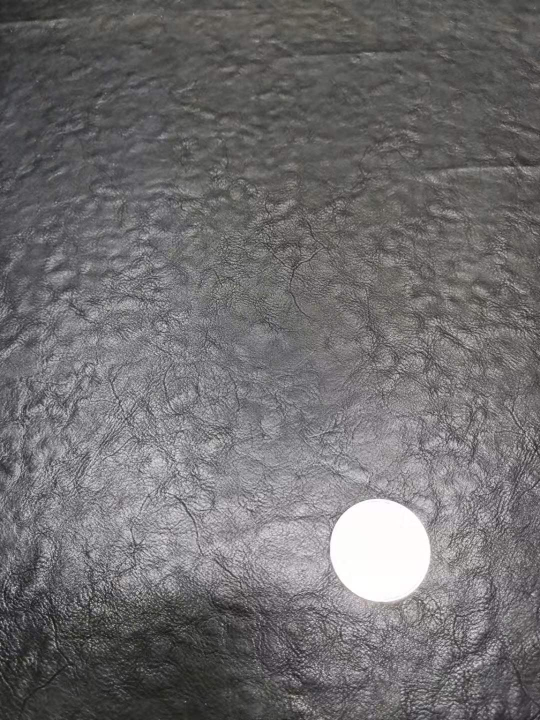
#> input picture Include/coin-2 (1).jpg, 1080 x 1440 px (shown at 1/2 size)
$ python -i crop_coin.py   (imports and definitions only)   (older library calls are emulated)
#> lines starting #> are read from the running program, lines starting #| are printed output that depends on the picture; after the words box and inside, x2 and y2 are one past the last pixel; in counts of white or black regions, pixels touching at a corner belong together
#> further down, picture is the input picture: shape (1440, 1080, 3); mean B, G, R 111.1, 109.5, 111.5
import cv2
import numpy as np
import copy

def crop_coin_above(image):
    h, w = image.shape[:2]
    reSize = cv2.resize(image, (int(w / 2), int(h / 2)), interpolation=cv2.INTER_CUBIC)#将轮廓缩小一倍
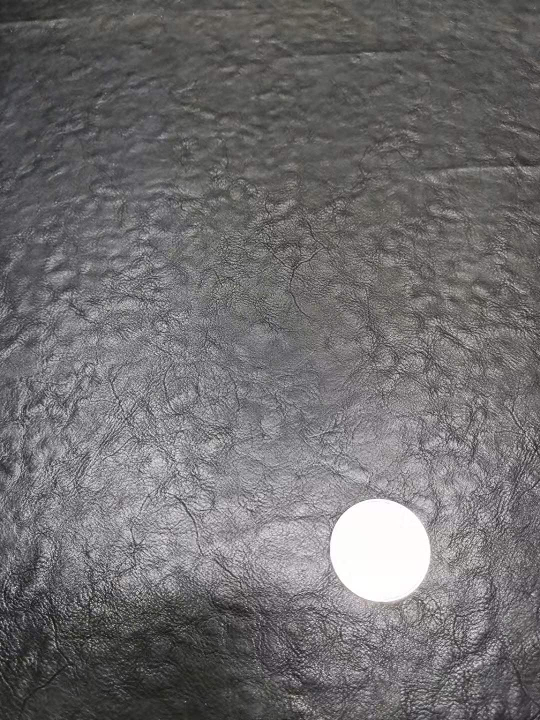
#> reSize: shape (720, 540, 3); mean B, G, R 111.1, 109.5, 111.5
    blurred = cv2.medianBlur(reSize, 19)#中值滤波
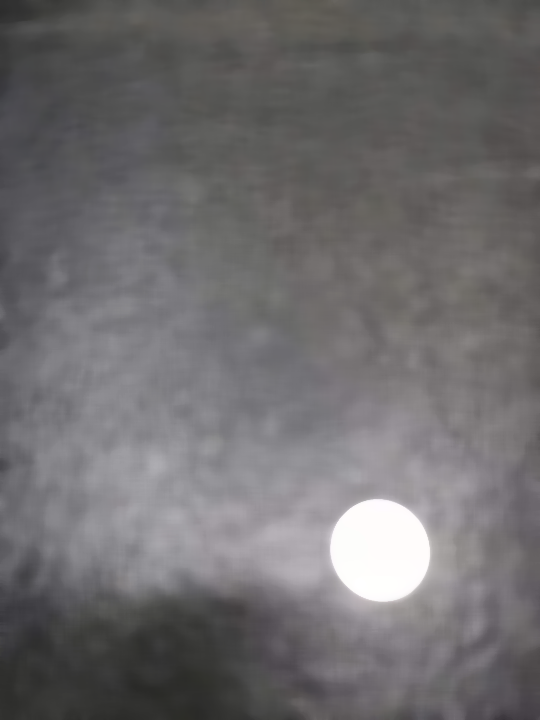
#> blurred: shape (720, 540, 3); mean B, G, R 110, 108.4, 110.4
    blurred = cv2.GaussianBlur(blurred, (11, 11), 0)#高斯滤波
    gray = cv2.cvtColor(blurred, cv2.COLOR_BGR2GRAY)
    gradx = cv2.Sobel(gray, cv2.CV_16SC1, 1, 0)
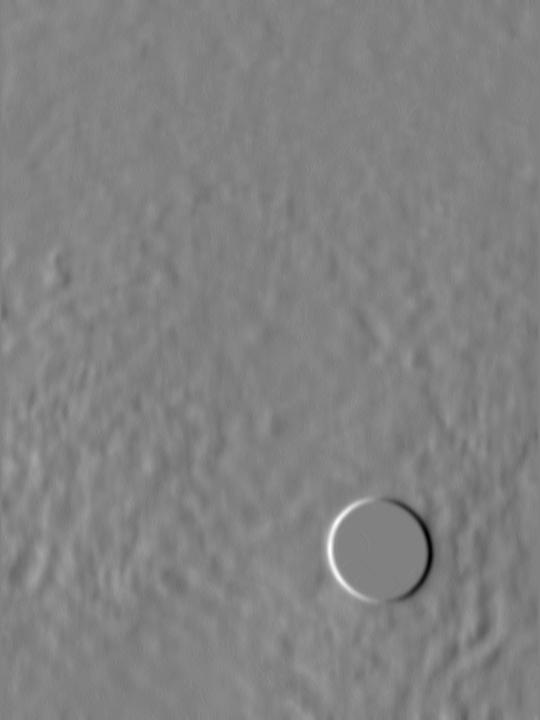
#> gradx: shape (720, 540) int16; min -108, max 104, mean 0.2; drawn with min black and max white
    grady = cv2.Sobel(gray, cv2.CV_16SC1, 0, 1)
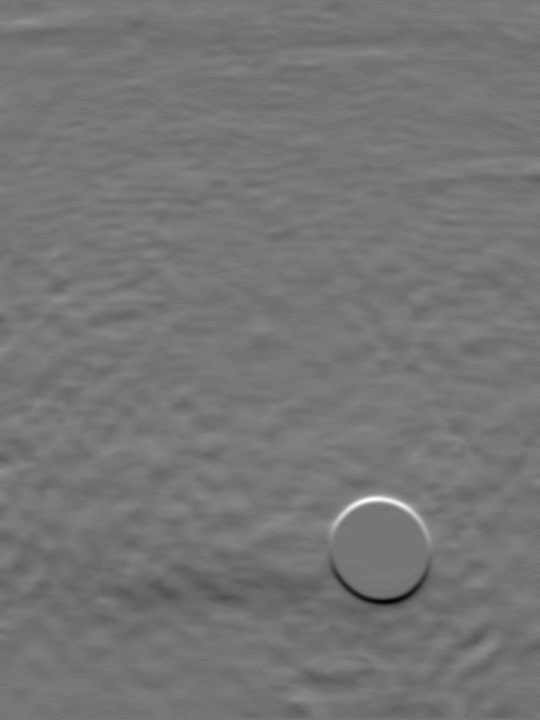
#> grady: shape (720, 540) int16; min -112, max 130, mean -0.2; drawn with min black and max white
    edge_output = cv2.Canny(gradx, grady, 50, 150)#获取硬币的轮廓特征
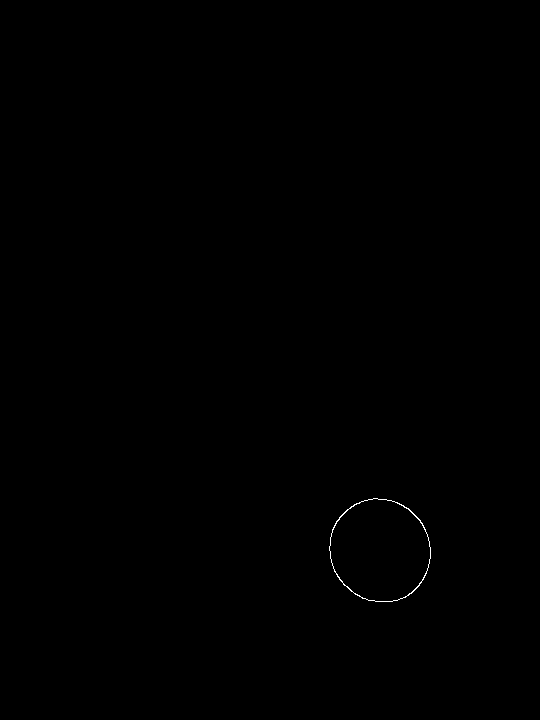
#> edge_output: shape (720, 540); 0.09% white in thin lines or dots, all inside (x1, y1, x2, y2) = (329, 498, 431, 602)

    #获取所有的外轮廓
    contours, hierarchy = cv2.findContours(edge_output, cv2.RETR_EXTERNAL, cv2.CHAIN_APPROX_SIMPLE)
#> contours = 1 contour; box (x1, y1, x2, y2) and area: (329, 498, 431, 602) 8154
    #如果没有轮廓直接输出原图
    if len(contours) == 0:
        return image, 0

    area = []  # 设置一个存放面积的空列表
    for i in range(len(contours)):
        area.append(cv2.contourArea(contours[i]))
#> this loop made 1 pass
#> after the loop, area = [8153.5]
        # 将每个轮廓的面积依次写入列表

    for x in range(len(contours)):
        max_idx = np.argmax(area)
        cnt = contours[max_idx]
        leftmost = tuple(cnt[cnt[:, :, 0].argmin()][0])
        rightmost = tuple(cnt[cnt[:, :, 0].argmax()][0])
        topmost = tuple(cnt[cnt[:, :, 1].argmin()][0])
        bottommost = tuple(cnt[cnt[:, :, 1].argmax()][0])
        h = bottommost[1] - topmost[1]
        w = rightmost[0] - leftmost[0]
        bili1 = h / w
        bili2 = w / h
        if bili1 > 0.5 and bili2 > 0.5:
            continue
        else:
            del area[int(max_idx)]
#> this loop made 1 pass
#> (max_idx, leftmost, rightmost, topmost, bottommost, h, w, bili1) on pass 1: (0, (329, 546), (430, 558), (373, 498), (375, 601), 103, 101, 1.02)
    # 遍历剩余的所有轮廓
    # 通过计算轮廓的宽高比例，获得轮廓近似为正方形或圆形的图片
    # 将轮廓为正方形和圆形的保留在轮廓列表中，其余删除
    if len(area) == 0:
        return img, 0

    max_idx = np.argmax(area)
    cnt = contours[max_idx]
#> cnt = contour of 140 points, box (x1, y1, x2, y2) (329, 498, 431, 602), area 8154

    M = cv2.moments(cnt)
#> M = moments, m00 8153.5, centre m10/m00, m01/m00 = (379.7, 550)
    #moments的到轮廓的一些特征 返回为一个字典 M["m00"]表示轮廓面积
    cX = int(2 * M["m10"] / M["m00"])
#> cX = 759
    cY = int(2 * M["m01"] / M["m00"])
#> cY = 1099
    #获得需要去截取轮廓的重心

    topmost = tuple(cnt[cnt[:, :, 1].argmin()][0])
    bottommost = tuple(cnt[cnt[:, :, 1].argmax()][0])
    radio = int(bottommost[1] - topmost[1])
#> radio = 103
    #计算需要去截取轮廓的半径

    if cX < w/2 and cY < h/2:
        x = w - cX
        y = h -cY
    elif cX<w/2 and cY>h/2:
        x = w - cX
        y = cY
    elif cX>w/2 and cY<h/2:
        x = cX
        y = h - cY
    else:
        x = cX
#> x = 759
        y = cY
#> y = 1099
    z = min(x, y)
#> z = 759
    #取较小的边作为比较进行截取图片

    if  z / radio > 13 :
        time = 13
        jiequgeshi = 15
    elif z / radio > 9 and  z / radio <= 13:
        time = 9
        jiequgeshi = 10
    elif z / radio > 5 and  z / radio <= 9:
        time = 5
        jiequgeshi = 5
    else:
        jiequgeshi = 0
        return  image,jiequgeshi
        #如果均不符合上述条件，则输出原图

    if cX<w/2 and cY<h/2:
        a = int(cX + time * radio)
        b = int(cX + radio)
        c = int(cY + time * radio)
        d = int(cY + radio)
        crop = image[d:c, b:a]
    elif cX<w/2 and cY>h/2:
        a = int(cX + time * radio)
        b = int(cX + radio)
        c = int(cY - time * radio)
        d = int(cY - radio)
        crop = image[c:d, b:a]
    elif cX>w/2 and cY<h/2:
        a = int(cX - time * radio)
        b = int(cX - radio)
        c = int(cY + time * radio)
        d = int(cY + radio)
        crop = image[d:c, a:b]
    else:
        a = int(cX - time * radio)
#> a = 244
        b = int(cX - radio)
#> b = 656
        c = int(cY - time * radio)
#> c = 584
        d = int(cY - radio)
#> d = 996
        crop = image[c:d, a:b]
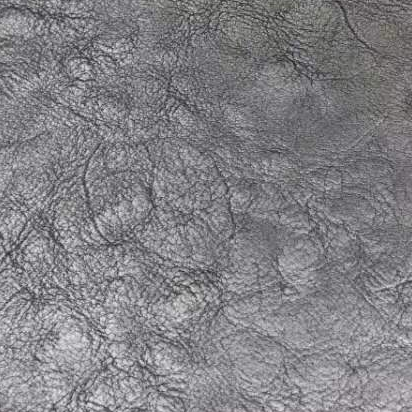
#> crop: shape (412, 412, 3); mean B, G, R 133.6, 129.4, 130.5
    return crop,jiequgeshi


# [84 lines left out: function crop_coin_italic, not called in this run]

def crop_coin(image):
    crop = crop_coin_above(image)
    h ,w = image.shape[:2]
    h1 ,w1 = crop[0].shape[:2]
    if h == h1:
        crop = crop_coin_italic(image)
        print('1')
    return crop

#src = cv2.imread("include/coin21.jpg")
#img = crop_coin(src)
#cv2.imwrite("2.jpg",img[0])

>>> import cv2
>>> picture = cv2.imread('Include/coin-2 (1).jpg')
>>> result = crop_coin(picture)

$ run again, on Include/coin-2 (2).jpg
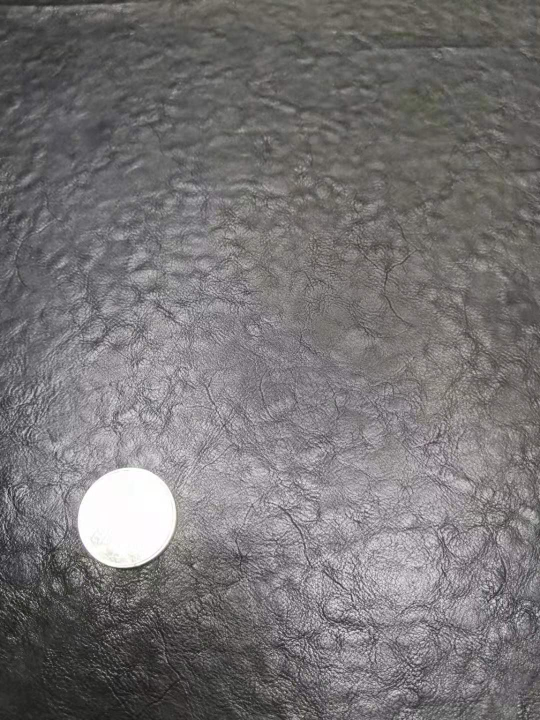
#> input picture Include/coin-2 (2).jpg, 1080 x 1440 px (shown at 1/2 size)
#> picture is the input picture: shape (1440, 1080, 3); mean B, G, R 116.4, 115.3, 118.2
#> in crop_coin_above, `edge_output = cv2.Canny(gradx, grady, 50, 150)#获取硬币的轮廓特征`:
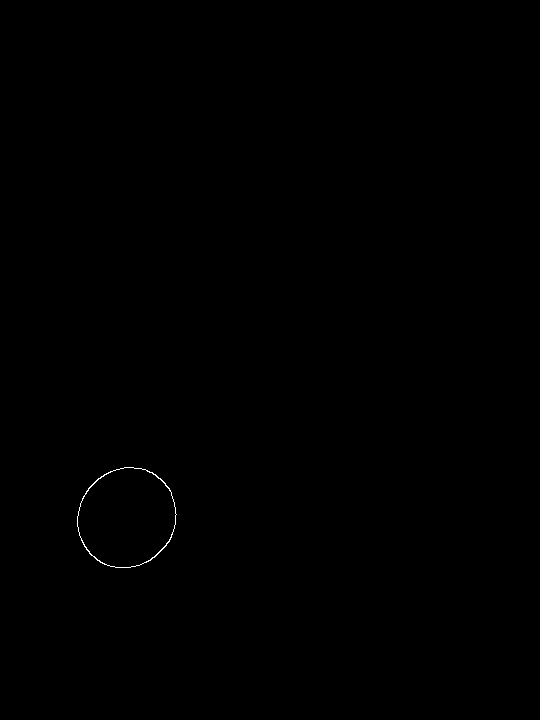
#> edge_output: shape (720, 540); 0.09% white in thin lines or dots, all inside (x1, y1, x2, y2) = (77, 467, 177, 568)
#> in crop_coin_above, `contours, hierarchy = cv2.findContours(edge_output, cv2.RETR_EXTERNAL,..`: contours = 1 contour; box (x1, y1, x2, y2) and area: (77, 467, 177, 568) 7716
#> the loop in crop_coin_above, `for i in range(len(contours)):` made 1 pass
#> after the loop in crop_coin_above, `for i in range(len(contours)):`: area = [7716.5]
#> the loop in crop_coin_above, `for x in range(len(contours)):` made 1 pass
#> (max_idx, leftmost, rightmost, topmost, bottommost, h, w, bili1) on pass 1: (0, (77, 516), (176, 514), (124, 467), (115, 567), 100, 99, 1.01)
#> in crop_coin_above, `cnt = contours[max_idx]`: cnt = contour of 137 points, box (x1, y1, x2, y2) (77, 467, 177, 568), area 7716
#> in crop_coin_above, `M = cv2.moments(cnt)`: M = moments, m00 7716.5, centre m10/m00, m01/m00 = (126.4, 517.2)
#> in crop_coin_above, `cX = int(2 * M["m10"] / M["m00"])`: cX = 252
#> in crop_coin_above, `cY = int(2 * M["m01"] / M["m00"])`: cY = 1034
#> radio = 100
#> in crop_coin_above, `x = cX`: x = 252
#> in crop_coin_above, `y = cY`: y = 1034
#> in crop_coin_above, `z = min(x, y)`: z = 252
#> in crop_coin_italic, `contours, hierarchy = cv2.findContours(edge_output, cv2.RETR_EXTERNAL,..`: contours = 1 contour; box (x1, y1, x2, y2) and area: (38, 233, 89, 285) 1948
#> the loop in crop_coin_italic, `for i in range(len(contours)):` made 1 pass
#> after the loop in crop_coin_italic, `for i in range(len(contours)):`: area = [1948.5]
#> in crop_coin_italic, `max_idx = np.argmax(area)`: max_idx = 0
#> in crop_coin_italic, `cnt = contours[max_idx]`: cnt = contour of 72 points, box (x1, y1, x2, y2) (38, 233, 89, 285), area 1948
#> in crop_coin_italic, `leftmost=tuple(cnt[cnt[:,:,0].argmin()][0])`: leftmost = (38, 257)
#> in crop_coin_italic, `rightmost=tuple(cnt[cnt[:,:,0].argmax()][0])`: rightmost = (88, 258)
#> in crop_coin_italic, `topmost=tuple(cnt[cnt[:,:,1].argmin()][0])`: topmost = (62, 233)
#> in crop_coin_italic, `bottommost=tuple(cnt[cnt[:,:,1].argmax()][0])`: bottommost = (59, 284)
#> in crop_coin_italic, `x = 4 * (bottommost[1] - topmost[1])`: x = 204
#> in crop_coin_italic, `r = 4 * (rightmost[0] - leftmost[0])`: r = 200
#> in crop_coin_italic, `r = x`: r = 204
#> in crop_coin_italic, `x = t`: x = 200
#> in crop_coin_italic, `M = cv2.moments(cnt)`: M = moments, m00 1948.5, centre m10/m00, m01/m00 = (62.9, 258.4)
#> in crop_coin_italic, `cX = int(4 * M["m10"] / M["m00"])`: cX = 251
#> in crop_coin_italic, `cY = int(4 * M["m01"] / M["m00"])`: cY = 1033
#> in crop_coin_italic, `cY = cY -  x / 2`: cY = 933
#> pts1 = [[140, 117], [940, 117], [132, 933], [948, 933]]
#> pts2 = [[0, 0], [816, 0], [0, 816], [816, 816]]
#> MM = [[1.02, 0.01, -144.4], [6e-17, 1.02, -119.7], [-9.26e-20, 2.46e-05, 1]]
#> in crop_coin_italic, `dst = cv2.warpPerspective(image, MM, (time1 * r, time1 * r))`:
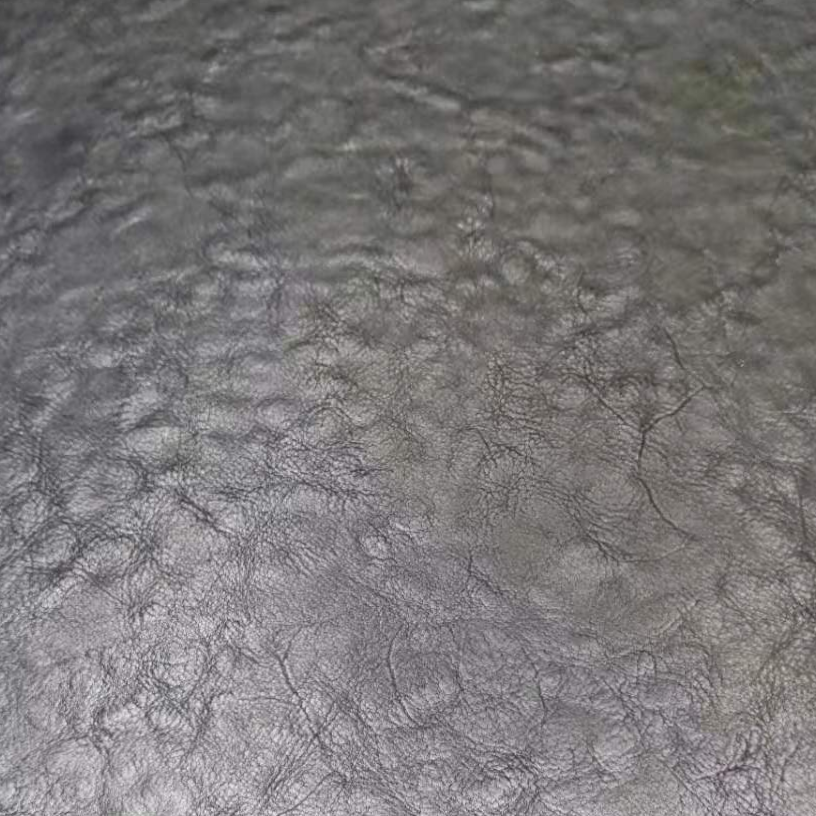
#> dst: shape (816, 816, 3); mean B, G, R 120, 119.1, 122.1

$ run again, on Include/coin-4 (1).jpg
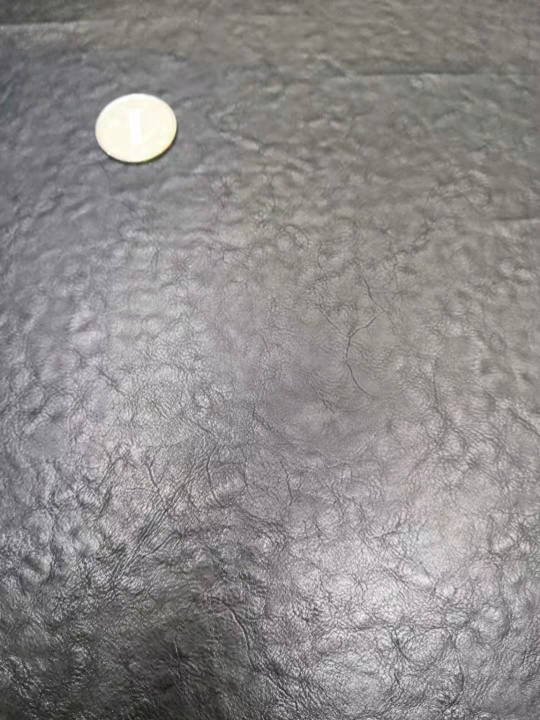
#> input picture Include/coin-4 (1).jpg, 1080 x 1440 px (shown at 1/2 size)
#> picture is the input picture: shape (1440, 1080, 3); mean B, G, R 137.7, 137.8, 141.1
#> in crop_coin_above, `edge_output = cv2.Canny(gradx, grady, 50, 150)#获取硬币的轮廓特征`:
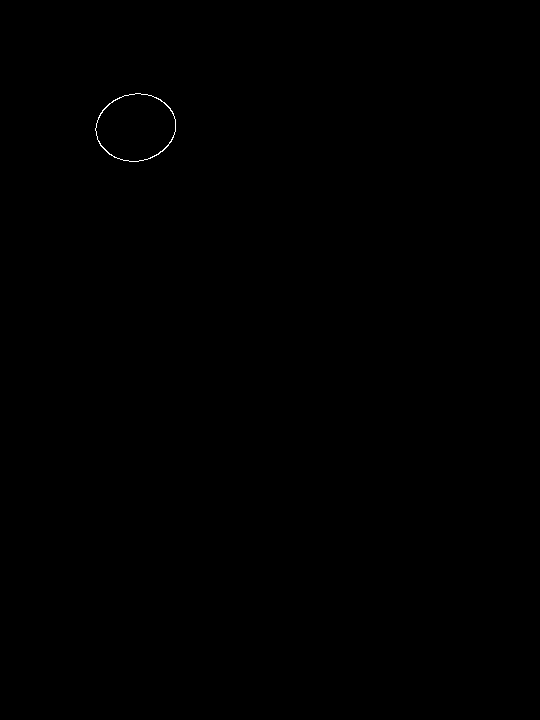
#> edge_output: shape (720, 540); 0.07% white in thin lines or dots, all inside (x1, y1, x2, y2) = (95, 93, 176, 162)
#> in crop_coin_above, `contours, hierarchy = cv2.findContours(edge_output, cv2.RETR_EXTERNAL,..`: contours = 1 contour; box (x1, y1, x2, y2) and area: (95, 93, 176, 162) 4202
#> the loop in crop_coin_above, `for i in range(len(contours)):` made 1 pass
#> after the loop in crop_coin_above, `for i in range(len(contours)):`: area = [4202]
#> the loop in crop_coin_above, `for x in range(len(contours)):` made 1 pass
#> (max_idx, leftmost, rightmost, topmost, bottommost, h, w, bili1) on pass 1: (0, (95, 128), (175, 131), (135, 93), (129, 161), 68, 80, 0.85)
#> in crop_coin_above, `cnt = contours[max_idx]`: cnt = contour of 106 points, box (x1, y1, x2, y2) (95, 93, 176, 162), area 4202
#> in crop_coin_above, `M = cv2.moments(cnt)`: M = moments, m00 4202, centre m10/m00, m01/m00 = (135.4, 127.1)
#> in crop_coin_above, `cX = int(2 * M["m10"] / M["m00"])`: cX = 270
#> in crop_coin_above, `cY = int(2 * M["m01"] / M["m00"])`: cY = 254
#> radio = 68
#> in crop_coin_above, `x = cX`: x = 270
#> in crop_coin_above, `y = cY`: y = 254
#> in crop_coin_italic, `contours, hierarchy = cv2.findContours(edge_output, cv2.RETR_EXTERNAL,..`: contours = 1 contour; box (x1, y1, x2, y2) and area: (48, 46, 88, 81) 1044
#> the loop in crop_coin_italic, `for i in range(len(contours)):` made 1 pass
#> after the loop in crop_coin_italic, `for i in range(len(contours)):`: area = [1043.5]
#> in crop_coin_italic, `max_idx = np.argmax(area)`: max_idx = 0
#> in crop_coin_italic, `cnt = contours[max_idx]`: cnt = contour of 52 points, box (x1, y1, x2, y2) (48, 46, 88, 81), area 1044
#> in crop_coin_italic, `leftmost=tuple(cnt[cnt[:,:,0].argmin()][0])`: leftmost = (48, 60)
#> in crop_coin_italic, `rightmost=tuple(cnt[cnt[:,:,0].argmax()][0])`: rightmost = (87, 66)
#> in crop_coin_italic, `topmost=tuple(cnt[cnt[:,:,1].argmin()][0])`: topmost = (68, 46)
#> in crop_coin_italic, `bottommost=tuple(cnt[cnt[:,:,1].argmax()][0])`: bottommost = (62, 80)
#> in crop_coin_italic, `x = 4 * (bottommost[1] - topmost[1])`: x = 136
#> r = 156
#> in crop_coin_italic, `M = cv2.moments(cnt)`: M = moments, m00 1043.5, centre m10/m00, m01/m00 = (67.49, 63.32)
#> in crop_coin_italic, `cX = int(4 * M["m10"] / M["m00"])`: cX = 269
#> in crop_coin_italic, `cY = int(4 * M["m01"] / M["m00"])`: cY = 253
#> in crop_coin_italic, `y = h -cY`: y = 1187
#> in crop_coin_italic, `z = min(w,y)`: z = 1080
#> in crop_coin_italic, `cY = cY + x * 2 / 3`: cY = 343.7
#> pts1 = [[132, 343.7], [948, 343.7], [72, 1279.7], [1008, 1279.7]]
#> pts2 = [[0, 0], [936, 0], [0, 936], [936, 936]]
#> MM = [[1.21, 0.0777, -186.8], [2.26e-16, 1.21, -416.7], [2.87e-19, 0.000166, 1]]
#> in crop_coin_italic, `dst = cv2.warpPerspective(image, MM, (time1 * r, time1 * r))`:
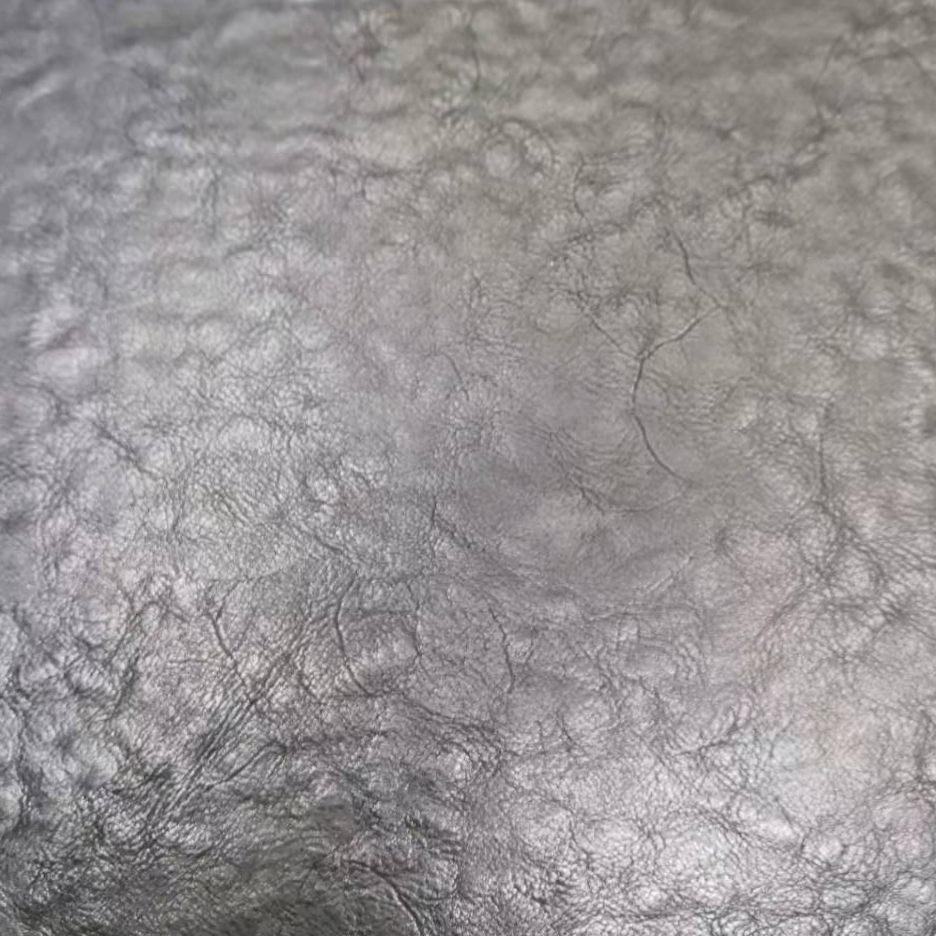
#> dst: shape (936, 936, 3); mean B, G, R 149, 148.3, 152.5
